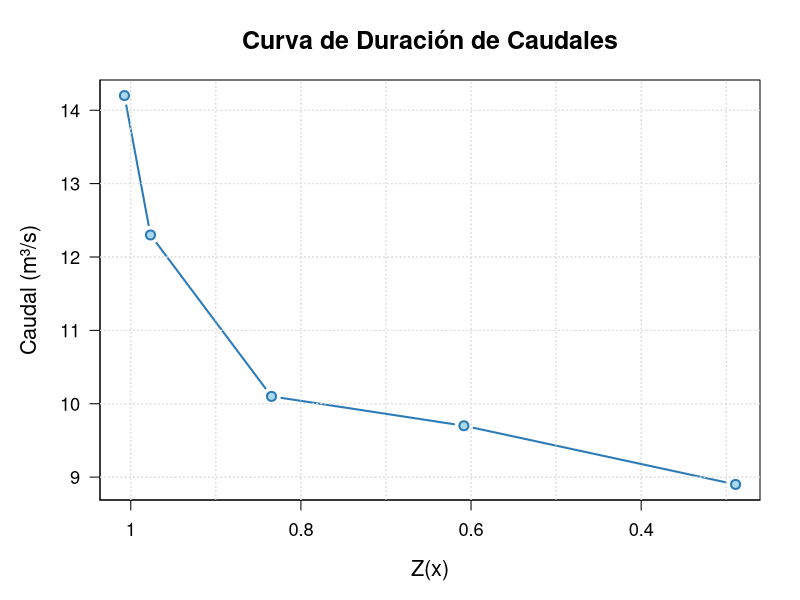

Write the R code that produced this figure.
# -------------------------------
# FUNCIÓN: Curva de Duración de Caudales
# -------------------------------
# Esta función tiene como propósito calcular la curva de duración de caudales a partir de una serie
# de datos de caudales observados (normalmente registrados diariamente o con otra frecuencia regular).
# 
# La curva de duración de caudales es una herramienta hidrológica que permite analizar
# la disponibilidad de caudal a lo largo del tiempo, ordenando los valores de mayor a menor
# y calculando la frecuencia con que dichos caudales son igualados o excedidos.
#
# Esta curva se utiliza, por ejemplo, para evaluar la disponibilidad de agua para abastecimiento
# o generación hidroeléctrica, y para caracterizar cuencas.

curva_duracion_caudales <- function(caudales) {
  # Paso 1: Ordenar los caudales de mayor a menor
  # Esto es necesario porque la curva de duración muestra la probabilidad de excedencia,
  # es decir, qué porcentaje del tiempo un caudal determinado es igualado o superado.
  caudales_ordenados <- sort(caudales, decreasing = TRUE)
  
  # Paso 2: Contar el número total de observaciones (N)
  N <- length(caudales_ordenados)
  
  # Paso 3: Asignar un índice a cada observación ordenada (de 1 a N)
  i <- 1:N
  
  # Paso 4: Calcular la frecuencia no excedida acumulada (F)
  # Se utiliza la fórmula de probabilidad de Bloom: F = (i - 0.375) / (N + 0.25)
  # Esta fórmula es una aproximación que mejora la estimación de la probabilidad
  # acumulada en muestras pequeñas o medianas.
  F <- (i - 0.375) / (N + 0.25)
  
  # Paso 5: Convertir la frecuencia a porcentaje para la curva
  # s es la probabilidad de no excedencia, expresada en porcentaje (0% a 100%).
  s <- F * 100
  
  # Paso 6: Función auxiliar para calcular el valor z (normal estándar)
  # NUEVA FUNCIÓN: Aproximación de Z(x) usando P(x)
  # Esta función se basa en una fórmula racional que aproxima
  # el valor z (cuantil de la distribución normal estándar)
  # a partir de una probabilidad P(x).
  z_aprox <- function(x, P_x) {
    # Constantes del modelo
    p <- 0.33267
    a1 <- 0.4361836
    a2 <- -0.1201676
    a3 <- 0.9372980
    
    # Cálculo del término auxiliar t
    t <- 1 / (1 + p * x)
    
    # Evaluación del polinomio aproximado
    poly_val <- a1 * t + a2 * t^2 + a3 * t^3
    
    # Resultado final de la aproximación
    Z_x <- (1 - P_x) / poly_val
    
    return(Z_x)
  }
  
  # Calcular los valores z para cada frecuencia acumulada
  # Se evalúa z_aprox en x = sqrt(-2 ln(1 - P)), que es una transformación común
  z <- numeric(length(F))
  for (j in seq_along(F)) {
    x_val <- sqrt(-2 * log(1 - F[j]))  # Transformación para entrada x
    z[j] <- z_aprox(x_val, F[j])       # Aproximación de z
  }
  
  # Crear y devolver un dataframe con resultados
  df <- data.frame(Q = caudales_ordenados, i = i, F = F, s = s, z = z)
  return(df)
}
# -------------------------------
# FUNCIÓN: Graficar la curva de duración
# -------------------------------
# Esta función genera un gráfico de la curva de duración de caudales a partir del dataframe
# generado por la función anterior. El gráfico representa los caudales en el eje Y y el 
# porcentaje de tiempo excedido en el eje X.
#
# Es una visualización útil para tomar decisiones técnicas sobre el uso del recurso hídrico.

graficar_curva <- function(df) {
  # Configuración general del gráfico
  par(bg = "white", mar = c(5, 5, 4, 2))
  
  # Crear el gráfico base:
  # Se invierte el eje X con xlim = rev(range(...)) para que los valores de z
  # (y por tanto los porcentajes excedidos) vayan de 0 a 100 en el sentido correcto
  plot(df$z, df$Q, type = "b", pch = 21, lwd = 2,
       col = "#2c7bb6", bg = "#abd9e9", cex = 1.2,
       xlab = "Z(x)",        # Etiqueta del eje X (cuantil de la normal)
       ylab = "Caudal (m³/s)",  # Etiqueta del eje Y (caudales)
       main = "Curva de Duración de Caudales",
       xaxt = "n", yaxt = "n",
       cex.lab = 1.3, cex.main = 1.5,
       xlim = rev(range(df$z)))  # ← Esta línea invierte el eje X
  
  # Eje X personalizado
  axis(1, at = pretty(df$z), labels = pretty(df$z), cex.axis = 1.1)
  
  # Eje Y personalizado
  axis(2, at = pretty(df$Q), labels = pretty(df$Q), las = 1, cex.axis = 1.1)
  
  # Cuadrícula ligera
  grid(col = "gray80", lty = "dotted", lwd = 1)
  
  # Líneas guía horizontales y verticales
  abline(h = pretty(df$Q), col = "gray90", lty = "dotted")
  abline(v = pretty(df$z), col = "gray90", lty = "dotted")
}




# Ejemplo de uso
caudales <- c(12.3, 8.9, 14.2, 10.1, 9.7)
df <- curva_duracion_caudales(caudales)
print(df)
graficar_curva(df)


